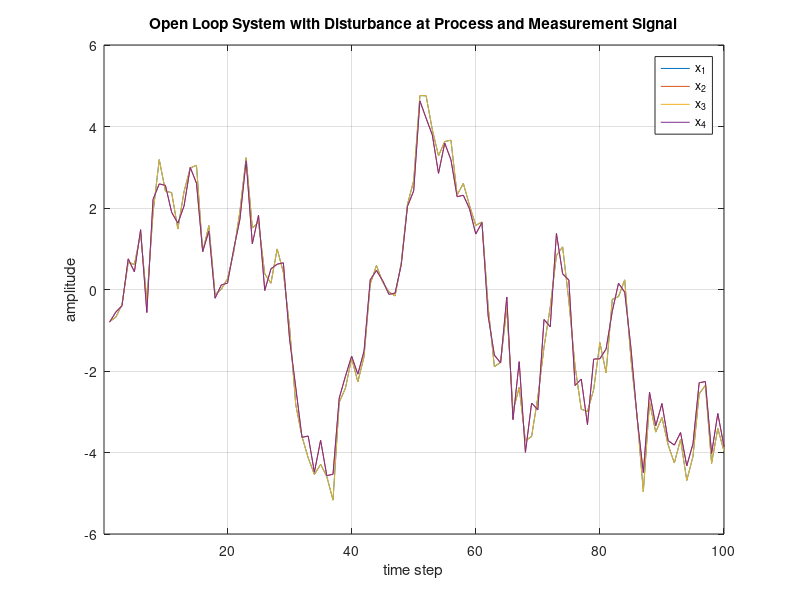

The MATLAB source for this figure: (Note: this script raises an error after producing the figure.)
clear all;clc
g = 1;
lp = 1;
mp =0.2;
mk = 1;
mt = 1;
a = g/(lp*(4.0/3 - mp/(mp+mk)));
A = [0 1 0 0;0 0 a 0;0 0 0 1;0 0 a 0];
b = -1/(lp*(4.0/3 - mp/(mp+mk)));
B = [0;1/mt;0;b];
C = [0 1 0 1];
D = 0;
sys = ss(A,B,C,D,0.01);
N = 100;
u = 0;
%%  Apply Disturbance 
w = wgn(N,1,1);
v = w;
%%  Open Loop System
x = .1*ones(4,1);
for i = 1:N
    x(:,i+1) = A*x(:,i)+B*u+w(i);
    y(i) = C*x(:,i)+v(i);
    x(:,i) = x(:,i+1);
end
figure(1);clf
plot(x');
grid on;
xlim([.1 N])
xlabel('time step')
ylabel('amplitude')
legend('x_1','x_2','x_3','x_4')
title('Open Loop System with Disturbance at Process and Measurement Signal')
% %%  LQE manual 
% [S,kk,ll] = idare(A',C',1e-5,1)
%%  LQG 
R = 1;
for i = 1:5
    Q(i) = 10^-i;
    [~,L(:,i),~] = kalman(sys,Q(i),R);
    [K(i,:),~,cl(:,i)] = lqr(sys,Q(i),R);
end
Rww = 1e-5;
Rvv = 1;
[LL,S] = KalmanConventional(sys,N,Rww,Rvv);
%%  Observer-based-controller 
x_hat = ones(4,1,5);
for i = 1:N
    for j = 1:5
    u_c(j,i) = -K(j,:)*x_hat(:,i,j);
    y_hat(j,i) = C*x_hat(:,i,j);
    x_hat(:,i+1,j) = (A-B*K(j,:))*x_hat(:,i,j)+L(:,j)*(y_hat(i)-y(i));
    end
end
%%  Plot 
figure(2);clf
lgn1 = sprintf('Q=1.00E-1');
lgn2 = sprintf('Q=1.00E-2');
lgn3 = sprintf('Q=1.00E-3');
lgn4 = sprintf('Q=1.00E-4');
lgn5 = sprintf('Q=1.00E-5');
figure(2);
for i = 1:4
    for j = 1:5
        subplot(2,2,i);
        plot(x_hat(i,:,j)');hold on
        xlabel('time step')
        grid on
        ylabel(sprintf('x_%d',i))
    end
end
legend(lgn1,lgn2,lgn3,lgn4,lgn5,'Location','SouthWest')
for i = 1:5
    figure(3)
    plot(y_hat(i,:));hold on
end
xlabel('time step')
ylabel('degree')
grid on
legend(lgn1,lgn2,lgn3,lgn4,lgn5,'Location','NorthWest')
title('Output Response with Various Matrices Q')
%%  Observer-based-controller via KalmanNet and RL  
x_nw = ones(4,1);
for i = 1:N
    x_nw(:,i+1) = A*x_nw(:,i);
    y_nw(i) = C*x_nw(:,i);
    x_nw(:,i) = x_nw(:,i+1);
end
x_nw = x_nw(:,1:N);
[x_hat_net,y_hat_net,KG] = KalmanNet(x_nw,y_nw,A,C);
%%
[P_vi,K_vi,G_vi] = value_iteration(A,N,B,Q(5),R,0.2);
x_hat_vi = ones(4,1);
for i = 1:N
    u_vi(j,i) = -K_vi*x_hat_vi(:,i);
%     y_hat_vi(i) = C*x_hat_vi(:,i);
    x_hat_vi(:,i+1) = (A-B*K_vi)*x_hat_vi(:,i)+KG(i)*(normalize(y_hat_net(i))-y(i));
end
%%  Plot 
figure(4);clf
subplot(211)
plot(x');hold on
subplot(212)
plot(x_hat_net')
figure(5);clf
plot(y_hat(5,:),'r')
hold on
plot(normalize(y_hat_net),'b')
xlim([5 N])
grid on
xlabel('time step')
ylabel('degree')
legend('LQG','KalmanNet-VI')
title('Comparison Output Response')
